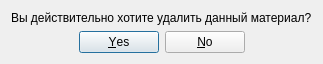
<?xml version="1.0" encoding="UTF-8"?>
<ui version="4.0">
 <class>Dialog</class>
 <widget class="QDialog" name="Dialog">
  <property name="geometry">
   <rect>
    <x>0</x>
    <y>0</y>
    <width>296</width>
    <height>60</height>
   </rect>
  </property>
  <property name="windowTitle">
   <string>Dialog</string>
  </property>
  <layout class="QGridLayout" name="gridLayout">
   <item row="1" column="0">
    <widget class="QDialogButtonBox" name="btn_box">
     <property name="sizePolicy">
      <sizepolicy hsizetype="Expanding" vsizetype="Fixed">
       <horstretch>0</horstretch>
       <verstretch>0</verstretch>
      </sizepolicy>
     </property>
     <property name="toolTip">
      <string>&lt;html&gt;&lt;head/&gt;&lt;body&gt;&lt;p align=&quot;center&quot;&gt;&lt;br/&gt;&lt;/p&gt;&lt;/body&gt;&lt;/html&gt;</string>
     </property>
     <property name="orientation">
      <enum>Qt::Horizontal</enum>
     </property>
     <property name="standardButtons">
      <set>QDialogButtonBox::No|QDialogButtonBox::Yes</set>
     </property>
     <property name="centerButtons">
      <bool>true</bool>
     </property>
    </widget>
   </item>
   <item row="0" column="0">
    <widget class="QLabel" name="label">
     <property name="text">
      <string>Вы действительно хотите удалить данный материал?</string>
     </property>
    </widget>
   </item>
  </layout>
 </widget>
 <resources/>
 <connections>
  <connection>
   <sender>btn_box</sender>
   <signal>accepted()</signal>
   <receiver>Dialog</receiver>
   <slot>accept()</slot>
   <hints>
    <hint type="sourcelabel">
     <x>227</x>
     <y>50</y>
    </hint>
    <hint type="destinationlabel">
     <x>157</x>
     <y>59</y>
    </hint>
   </hints>
  </connection>
  <connection>
   <sender>btn_box</sender>
   <signal>rejected()</signal>
   <receiver>Dialog</receiver>
   <slot>reject()</slot>
   <hints>
    <hint type="sourcelabel">
     <x>286</x>
     <y>50</y>
    </hint>
    <hint type="destinationlabel">
     <x>286</x>
     <y>59</y>
    </hint>
   </hints>
  </connection>
 </connections>
</ui>
